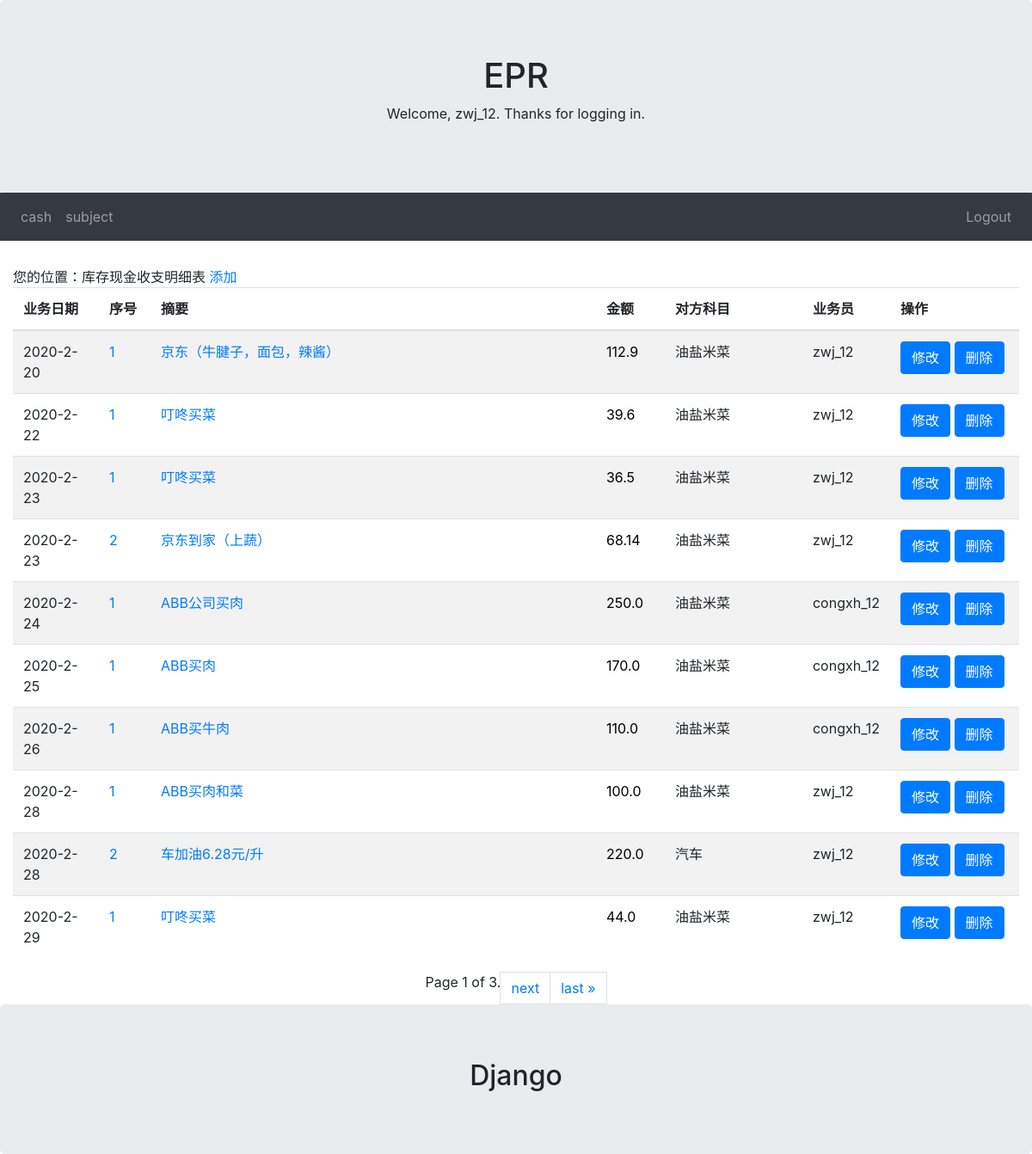
The app's page / (signed in) with its own data.
### cash/models/cashonhand.py (models this page shows, shortened)
class CashOnHand(CommonInfo):
    operation_date = models.DateField("日期", default=date.today)
    serial_number = models.IntegerField("序号", default=65535, help_text="( >=1 )")
    lucre = models.FloatField(verbose_name="金额", help_text="( >0 )")
    balance = models.FloatField(editable=False)
    summary = models.CharField(verbose_name="摘要", max_length=255)
    opposite_account = models.ForeignKey(AccountingSubject, on_delete=models.PROTECT,
                                         verbose_name="会计科目")
    user = models.ForeignKey(User, on_delete=models.PROTECT)
    class Meta:
        db_table = 'cash_cash_on_hand'
        ordering = ['operation_date', 'serial_number']
    def get_absolute_url(self):
        return reverse('cash:detail', kwargs={'pk': self.pk})

### accountingsubject/models.py (models this page shows, shortened)
class AccountingSubject(CommonInfo):
    accounting_subject = models.CharField(max_length=50, unique=True, help_text="会计科目")
    debit_balance = models.BooleanField(default=True)
    class Meta:
        db_table = 'cash_accounting_subject'

### cash/views.py (the view)
# urls.py: path('', views.IndexView.as_view(), name='index'),
class IndexView(PermissionRequiredMixin, generic.ListView):
    permission_required = 'cash.view_cashonhand'
    raise_exception = False
    permission_denied_message = "You are not allowed"
    template_name = 'cash/index.html'
    context_object_name = 'cash_list'
    paginate_by = 10
    def get_queryset(self):
        return CashOnHand.objects.all()

### cash/templates/cash/index.html (shortened to what this page needs)
{% extends "base.html" %}
{% block content %}
您的位置：库存现金收支明细表 <a href="{% url 'cash:add'%}">添加</a>
{% if cash_list %}
<table class="table table-striped">
    <thead>
    <tr>
        <th width="100px">业务日期</th>
        <th width="60px">序号</th>
        <th>摘要</th>
        <th width="80px">金额</th>
        <th width="160px">对方科目</th>
        <th width="80px">业务员</th>
        <th width="150px">操作</th>
    </tr>
    </thead>
    <tbody>
    {% for cash in cash_list %}
    <tr>
        <td>{{ cash.operation_date|date:"Y-n-j" }}</td>
        <td><a href="{% url 'cash:detail' cash.id %}">{{ cash.serial_number }}</a></td>
        <td><a href="{{ cash.get_absolute_url }}">{{ cash.summary }}</a></td>
        {% if cash.opposite_account.debit_balance == False %}
        <td style="color:red;">
            {{ cash.lucre }}
        </td>
        {% else %}
        <td style="color:black;">
            {{ cash.lucre }}
        </td>
        {% endif %}
        <td>{{ cash.opposite_account.accounting_subject }}</td>
        <td>{{ cash.user.username }}</td>
        <td>
            <a class="btn btn-primary" href="{% url 'cash:edit' cash.id %}">修改</a>
            <a class="btn btn-primary" href="{% url 'cash:delete' cash.id %}">删除</a>
        </td>
    </tr>
    {% endfor %}
    </tbody>
</table>
<div>
    <span class="pagination justify-content-center">
        <span class="current">
            Page {{ page_obj.number }} of {{ page_obj.paginator.num_pages }}.
        </span>
        {% if page_obj.has_next %}
            <a class="page-link" href="?page={{ page_obj.next_page_number }}">next</a>
            <a class="page-link" href="?page={{ page_obj.paginator.num_pages }}">last &raquo;</a>
        {% endif %}
    </span>
</div>
{% else %}
<p>No cash are available.</p>
{% endif %}
{% endblock %}

### accountingsubject/templates/base.html (shortened to what this page needs)
<!DOCTYPE html>
<html>
<head>
    {% load static %}
    <link rel="stylesheet" type="text/css" href="{% static 'bootstrap/css/bootstrap.min.css' %}">
</head>
<body>
<div class="jumbotron text-center" style="margin-bottom:0">
    <h1>EPR</h1>
    {% if user.is_authenticated %}
    <p>Welcome, {{ user.username }}. Thanks for logging in.</p>
    {% else %}
    <p>Welcome, new user. Please log in.</p>
    {% endif %}
</div>
<nav class="navbar navbar-expand-sm bg-dark navbar-dark">
    <ul class="navbar-nav">
        <li class="nav-item">
            <a class="nav-link" href="{% url 'cash:index'%}">cash</a>
        </li>
        <li class="nav-item">
            <a class="nav-link" href="{% url 'subject:index' %}">subject</a>
        </li>
    </ul>
    <ul class="navbar-nav ml-auto">
        <li class="nav-item">
            <a class="nav-link" href="{% url 'cash:logout'%}">Logout</a>
        </li>
    </ul>
</nav>
<div class="container-fluid" style="margin-top:30px">
    <div class="row">
        <div class="col">
            {% block content %}{% endblock %}
        </div>
    </div>
</div>
<div class="jumbotron text-center" style="margin-bottom:0">
    <h2>Django</h2>
</div>
</body>
</html>

### records on screen
CashOnHand: operation_date "2020-2-20", serial_number "1", summary "京东（牛腱子，面包，辣酱）", lucre "112.9", opposite_account.accounting_subject "油盐米菜", user.username "zwj_12"
CashOnHand: operation_date "2020-2-22", serial_number "1", summary "叮咚买菜", lucre "39.6", opposite_account.accounting_subject "油盐米菜", user.username "zwj_12"
CashOnHand: operation_date "2020-2-23", serial_number "1", summary "叮咚买菜", lucre "36.5", opposite_account.accounting_subject "油盐米菜", user.username "zwj_12"
CashOnHand: operation_date "2020-2-23", serial_number "2", summary "京东到家（上蔬）", lucre "68.14", opposite_account.accounting_subject "油盐米菜", user.username "zwj_12"
CashOnHand: operation_date "2020-2-24", serial_number "1", summary "ABB公司买肉", lucre "250.0", opposite_account.accounting_subject "油盐米菜", user.username "congxh_12"
CashOnHand: operation_date "2020-2-25", serial_number "1", summary "ABB买肉", lucre "170.0", opposite_account.accounting_subject "油盐米菜", user.username "congxh_12"
CashOnHand: operation_date "2020-2-26", serial_number "1", summary "ABB买牛肉", lucre "110.0", opposite_account.accounting_subject "油盐米菜", user.username "congxh_12"
CashOnHand: operation_date "2020-2-28", serial_number "1", summary "ABB买肉和菜", lucre "100.0", opposite_account.accounting_subject "油盐米菜", user.username "zwj_12"
CashOnHand: operation_date "2020-2-28", serial_number "2", summary "车加油6.28元/升", lucre "220.0", opposite_account.accounting_subject "汽车", user.username "zwj_12"
CashOnHand: operation_date "2020-2-29", serial_number "1", summary "叮咚买菜", lucre "44.0", opposite_account.accounting_subject "油盐米菜", user.username "zwj_12"

### other values on screen
{{ user.username }} "zwj_12"
{{ page_obj.number }} "1"
{{ page_obj.paginator.num_pages }} "3"
